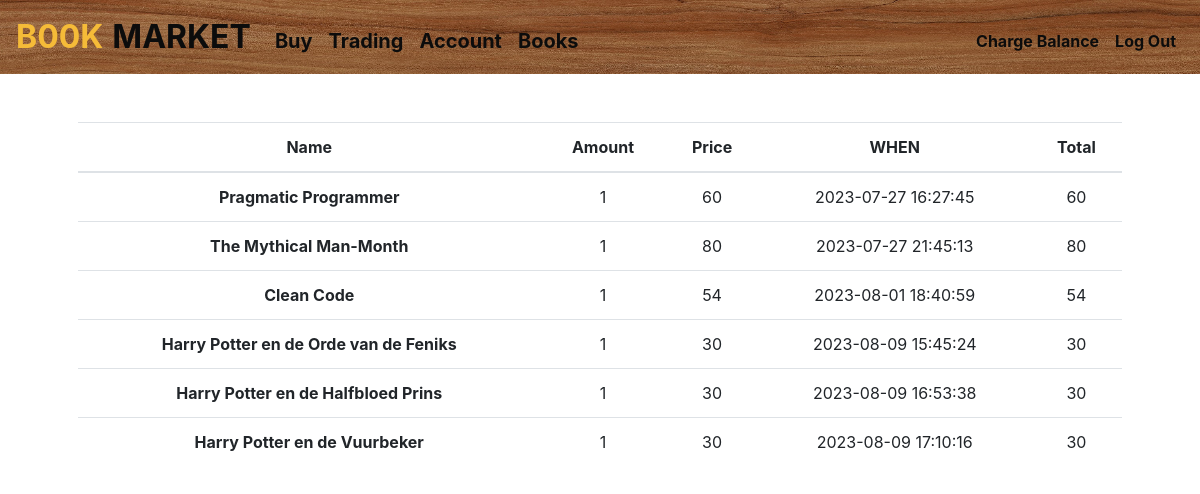
Page /trading (signed in) on the earlier database version.
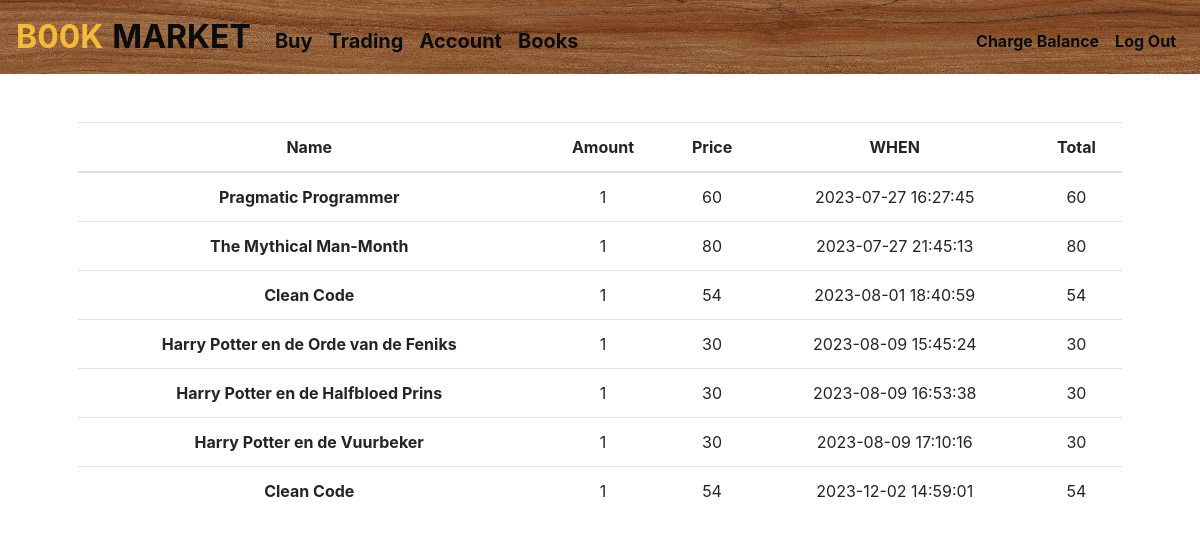
Same page on the later database version.
### tables this page shows
CREATE TABLE purchase(user_id INTEGER,bookname TEXT,amount INTEGER,datetime TEXT,bookprice INTEGER,total INTEGER);

### app.py (the view)
@app.route("/trading")
@login_required
def trade():
    con = sqlite3.connect("trading.db")
    db = con.cursor()
    db.execute("SELECT * FROM purchase;")
    columns = [column[0] for column in db.description]
    rows = [dict(zip(columns, row)) for row in db.fetchall()]
    con.commit()
    db.close()
    con.close()
    return render_template("trade.html", rows=rows)

### app.py (called while the page is built)
def login_required(f):
    @wraps(f)
    def decorated_function(*args, **kwargs):
        if session.get("user_id") is None:
            return redirect("/login")
        return f(*args, **kwargs)
    return decorated_function

@app.after_request
def after_request(response):
    response.headers["Cache-Control"] = "no-cache, no-store, must-revalidate"
    response.headers["Expires"] = 0
    response.headers["Pragma"] = "no-cache"
    return response

### templates/trade.html (shortened to what this page needs)
{% extends "layout.html" %}
{% block main %}
<div style="background-color:rgba(255,255,255,0.9)">
    <table class="table">
        <thead>
            <tr>
                <th scope="col">Name</th>
                <th scope="col">Amount</th>
                <th scope="col">Price</th>
                <th scope="col">WHEN</th>
                <th scope="col">Total</th>
            </tr>
        </thead>
        <tbody>
            {% for row in rows%}
            <tr>
                <th scope="row">{{row["bookname"]}}</th>
                <td>{{row["amount"]}}</td>
                <td>{{row["bookprice"]}}</td>
                <td>{{row["datetime"]}}</td>
                <td>{{row["total"]}}</td>
            </tr>
            {% endfor %}
        </tbody>
    </table>
</div>
{% endblock %}

Differences in the rows shown:
added purchase: bookname "Clean Code", amount "1", bookprice "54", datetime "2023-12-02 14:59:01", total "54"
